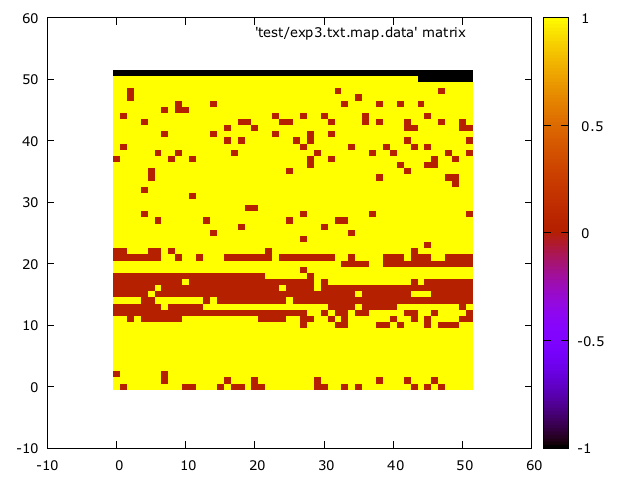

The script that saved this image:

set terminal pngcairo enhanced font 'Verdana,10'
set output 'test/exp3.txt.map.png'
plot 'test/exp3.txt.map.data' matrix with image
